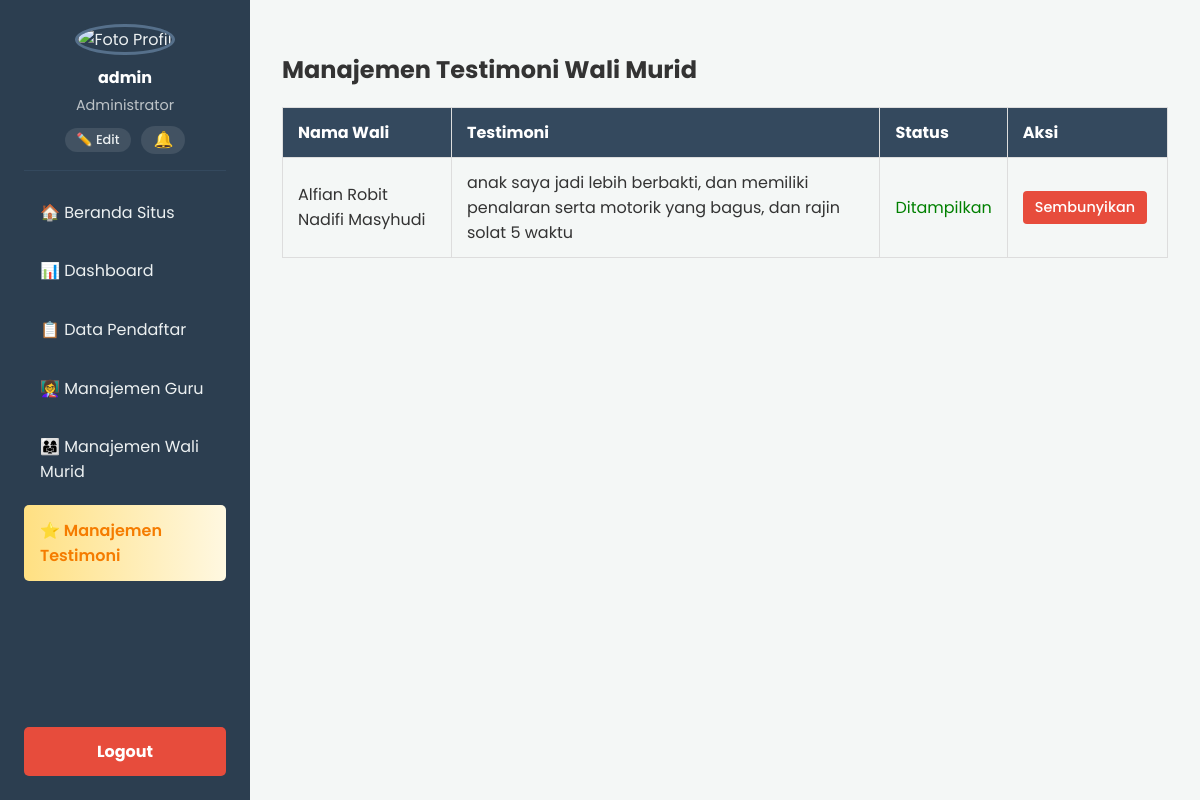
/admin/manajemen_testimoni.php (signed in), run on the app's committed database.
### tables this page shows
CREATE TABLE `testimoni` (
  `id_testimoni` int(11) NOT NULL,
  `id_wali` int(11) NOT NULL,
  `isi_testimoni` text NOT NULL,
  `tanggal_kirim` timestamp NOT NULL DEFAULT current_timestamp(),
  `status` enum('pending','ditampilkan') NOT NULL DEFAULT 'pending'
);

CREATE TABLE `wali_murid` (
  `id_wali` int(11) NOT NULL,
  `id_siswa` int(11) DEFAULT NULL,
  `nama_wali` varchar(100) NOT NULL,
  `username` varchar(50) NOT NULL,
  `password` varchar(255) NOT NULL,
  `foto_profil` varchar(255) NOT NULL DEFAULT 'default.png',
  `hubungan` enum('Ayah','Ibu','Wali') NOT NULL
);

### admin/manajemen_testimoni.php (the view)
<?php
require_once '../config.php';
include 'template_header.php';
$result = $conn->query("
    SELECT t.id_testimoni, t.isi_testimoni, t.status, t.tanggal_kirim, w.nama_wali
    FROM testimoni t
    JOIN wali_murid w ON t.id_wali = w.id_wali
    ORDER BY t.tanggal_kirim DESC
");
?>
<h2>Manajemen Testimoni Wali Murid</h2>
<table class="table-data">
    <thead>
        <tr>
            <th>Nama Wali</th>
            <th>Testimoni</th>
            <th>Status</th>
            <th>Aksi</th>
        </tr>
    </thead>
    <tbody>
        <?php while($row = $result->fetch_assoc()): ?>
        <tr>
            <td><?= htmlspecialchars($row['nama_wali']) ?></td>
            <td><?= nl2br(htmlspecialchars($row['isi_testimoni'])) ?></td>
            <td>
                <?= $row['status']=='ditampilkan' ? '<span style="color:green">Ditampilkan</span>' : '<span style="color:gray">Pending</span>' ?>
            </td>
            <td>
                <?php if($row['status']=='pending'): ?>
                    <a href="proses_testimoni_admin.php?id=<?= $row['id_testimoni'] ?>&aksi=show" class="btn-aksi btn-simpan">Tampilkan</a>
                <?php else: ?>
                    <a href="proses_testimoni_admin.php?id=<?= $row['id_testimoni'] ?>&aksi=hide" class="btn-aksi btn-hapus">Sembunyikan</a>
                <?php endif ?>
            </td>
        </tr>
        <?php endwhile; ?>
    </tbody>
</table>
<?php include 'template_footer.php'; ?>

### css/admin.css (style rules this page uses)
body { font-family: 'Poppins', sans-serif; margin: 0; background-color: #f4f7f6; color: #333; }
.table-data { width: 100%; border-collapse: collapse; }
.table-data td, .table-data th { padding: 12px 15px; border: 1px solid #ddd; text-align: left; vertical-align: middle; }
.table-data thead { background-color: #34495e; color: #fff; }
.btn-aksi { display:inline-block;padding:6px 12px;margin-right:5px;border-radius:4px;color:#fff;text-decoration:none;font-size:.9rem;text-align:center;border:none;cursor:pointer;font-weight:500 }
.btn-hapus { background-color:#e74c3c }

### data on the page
testimoni: id_wali.nama_wali "Alfian Robit Nadifi Masyhudi", isi_testimoni "anak saya jadi lebih berbakti, dan memiliki penalaran serta motorik yang bagus, dan rajin solat 5 waktu", status "Ditampilkan"

### other printed values
$_SESSION['admin_username'] "admin"
